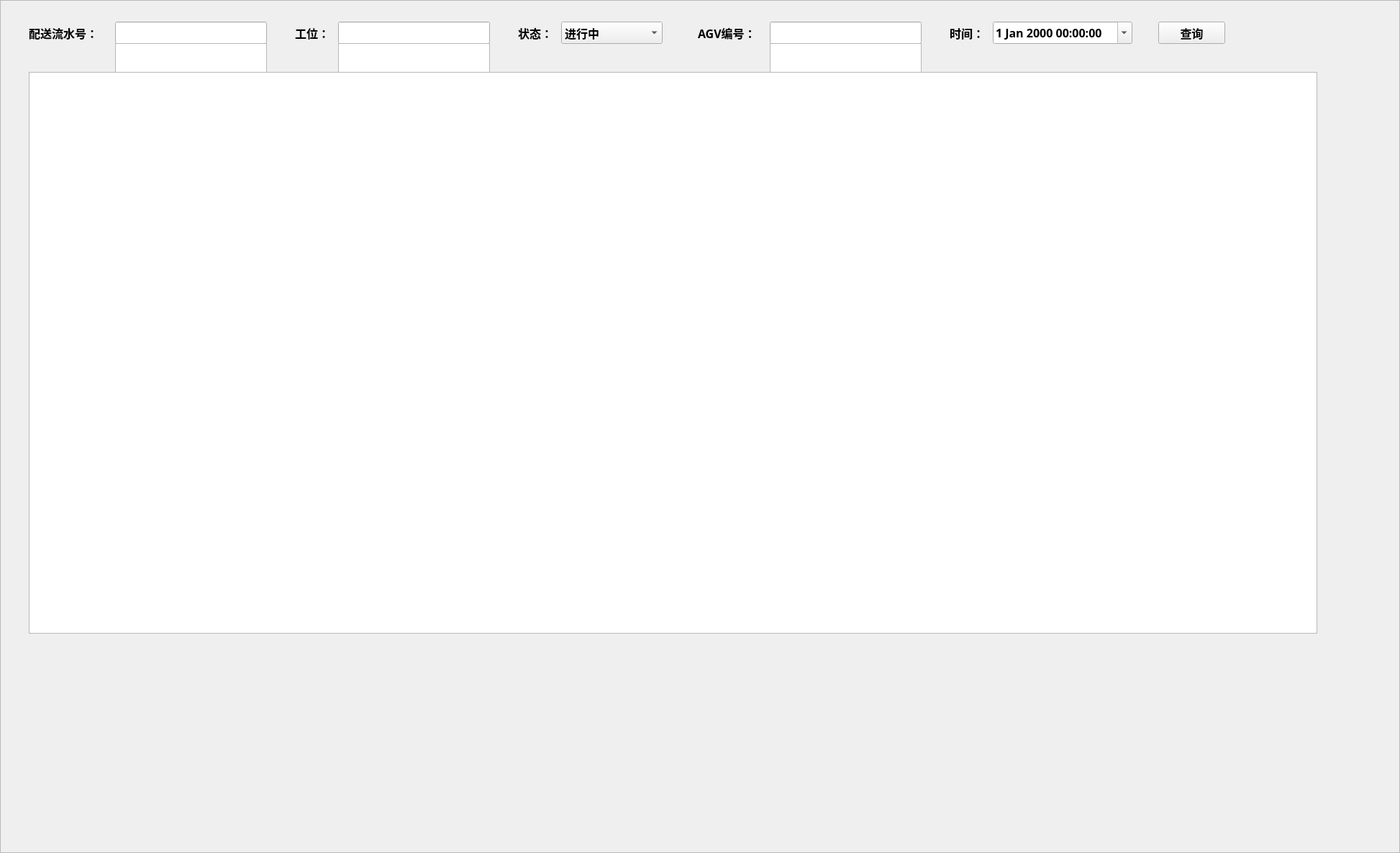
<?xml version="1.0" encoding="UTF-8"?>
<ui version="4.0">
 <class>LogFrame</class>
 <widget class="QFrame" name="LogFrame">
  <property name="geometry">
   <rect>
    <x>0</x>
    <y>0</y>
    <width>1946</width>
    <height>1186</height>
   </rect>
  </property>
  <property name="windowTitle">
   <string>Frame</string>
  </property>
  <property name="styleSheet">
   <string notr="true">QToolTip
{
    border: 1px solid #76797C;
    background-color: rgb(90, 102, 117);;
    color: white;
    padding: 5px;
    opacity: 200;
}

QWidget
{
    color: #eff0f1;
    background-color: #31363b;
    selection-background-color:#3daee9;
    selection-color: #eff0f1;
    background-clip: border;
    border-image: none;
    outline: 0;
}

QWidget:item:hover
{
    background-color: #3daee9;
    color: #eff0f1;
}

QListWidget:item:selected
{
    background-color: blue;
}

QWidget:item:selected
{
    background-color: #3daee9;
}

QCheckBox
{
    spacing: 5px;
    outline: none;
    color: #eff0f1;
    margin-bottom: 2px;
}

QCheckBox:disabled
{
    color: #76797C;
}

QCheckBox::indicator,
QGroupBox::indicator
{
    width: 18px;
    height: 18px;
}
QGroupBox::indicator
{
    margin-left: 2px;
}

QCheckBox::indicator:unchecked
{
    image: url(:/qss_icons/rc/checkbox_unchecked.png);
}

QCheckBox::indicator:unchecked:hover,
QCheckBox::indicator:unchecked:focus,
QCheckBox::indicator:unchecked:pressed,
QGroupBox::indicator:unchecked:hover,
QGroupBox::indicator:unchecked:focus,
QGroupBox::indicator:unchecked:pressed
{
  border: none;
    image: url(:/qss_icons/rc/checkbox_unchecked_focus.png);
}

QCheckBox::indicator:checked
{
    image: url(:/qss_icons/rc/checkbox_checked.png);
}

QCheckBox::indicator:checked:hover,
QCheckBox::indicator:checked:focus,
QCheckBox::indicator:checked:pressed,
QGroupBox::indicator:checked:hover,
QGroupBox::indicator:checked:focus,
QGroupBox::indicator:checked:pressed
{
  border: none;
    image: url(:/qss_icons/rc/checkbox_checked_focus.png);
}


QCheckBox::indicator:indeterminate
{
    image: url(:/qss_icons/rc/checkbox_indeterminate.png);
}

QCheckBox::indicator:indeterminate:focus,
QCheckBox::indicator:indeterminate:hover,
QCheckBox::indicator:indeterminate:pressed
{
    image: url(:/qss_icons/rc/checkbox_indeterminate_focus.png);
}

QCheckBox::indicator:checked:disabled,
QGroupBox::indicator:checked:disabled
{
    image: url(:/qss_icons/rc/checkbox_checked_disabled.png);
}

QCheckBox::indicator:unchecked:disabled,
QGroupBox::indicator:unchecked:disabled
{
    image: url(:/qss_icons/rc/checkbox_unchecked_disabled.png);
}



QMenuBar
{
    background-color: #31363b;
    color: #eff0f1;
}

QMenuBar::item
{
    background: transparent;
}

QMenuBar::item:selected
{
    background: transparent;
    border: 1px solid #76797C;
}

QMenuBar::item:pressed
{
    border: 1px solid #76797C;
    background-color: #3daee9;
    color: #eff0f1;
    margin-bottom:-1px;
    padding-bottom:1px;
}

QMenu
{
    border: 1px solid #76797C;
   
    margin: 2px;
}

QMenu::icon
{
    margin: 5px;
}

QMenu::item
{
    padding: 5px 30px 5px 30px;
    margin-left: 5px;
    border: 1px solid transparent; /* reserve space for selection border */
}

QMenu::item:selected
{
    color: #eff0f1;
}

QMenu::separator {
    height: 2px;
    background: lightblue;
    margin-left: 10px;
    margin-right: 5px;
}

QMenu::indicator {
    width: 18px;
    height: 18px;
}

/* non-exclusive indicator = check box style indicator
   (see QActionGroup::setExclusive) */
QMenu::indicator:non-exclusive:unchecked {
    image: url(:/qss_icons/rc/checkbox_unchecked.png);
}

QMenu::indicator:non-exclusive:unchecked:selected {
    image: url(:/qss_icons/rc/checkbox_unchecked_disabled.png);
}

QMenu::indicator:non-exclusive:checked {
    image: url(:/qss_icons/rc/checkbox_checked.png);
}

QMenu::indicator:non-exclusive:checked:selected {
    image: url(:/qss_icons/rc/checkbox_checked_disabled.png);
}

/* exclusive indicator = radio button style indicator (see QActionGroup::setExclusive) */
QMenu::indicator:exclusive:unchecked {
    image: url(:/qss_icons/rc/radio_unchecked.png);
}

QMenu::indicator:exclusive:unchecked:selected {
    image: url(:/qss_icons/rc/radio_unchecked_disabled.png);
}

QMenu::indicator:exclusive:checked {
    image: url(:/qss_icons/rc/radio_checked.png);
}

QMenu::indicator:exclusive:checked:selected {
    image: url(:/qss_icons/rc/radio_checked_disabled.png);
}

QMenu::right-arrow {
    margin: 5px;
    image: url(:/qss_icons/rc/right_arrow.png)
}


QWidget:disabled
{
    color: #454545;
    background-color: #31363b;
}

QAbstractItemView
{
    alternate-background-color: #31363b;
    color: #eff0f1;
    border: 1px solid 3A3939;
    border-radius: 2px;
}

QWidget:focus, QMenuBar:focus
{
    border: 1px solid #3daee9;
}

QTabWidget:focus, QCheckBox:focus, QRadioButton:focus, QSlider:focus
{
    border: none;
}

QLineEdit
{
    background-color: #232629;
    padding: 5px;
    border-style: solid;
    border: 1px solid #76797C;
    border-radius: 2px;
    color: #eff0f1;
}

QGroupBox {
    border:1px solid #76797C;
    border-radius: 2px;
    margin-top: 20px;
}

QGroupBox::title {
    subcontrol-origin: margin;
    subcontrol-position: top center;
    padding-left: 10px;
    padding-right: 10px;
    padding-top: 10px;
}

QAbstractScrollArea
{
    border-radius: 2px;
    border: 1px solid #76797C;
    background-color: transparent;
}

QScrollBar:horizontal
{
    height: 15px;
    margin: 3px 15px 3px 15px;
    border: 1px transparent #2A2929;
    border-radius: 4px;
    background-color: #2A2929;
}

QScrollBar::handle:horizontal
{
    background-color: #605F5F;
    min-width: 5px;
    border-radius: 4px;
}

QScrollBar::add-line:horizontal
{
    margin: 0px 3px 0px 3px;
    border-image: url(:/qss_icons/rc/right_arrow_disabled.png);
    width: 10px;
    height: 10px;
    subcontrol-position: right;
    subcontrol-origin: margin;
}

QScrollBar::sub-line:horizontal
{
    margin: 0px 3px 0px 3px;
    border-image: url(:/qss_icons/rc/left_arrow_disabled.png);
    height: 10px;
    width: 10px;
    subcontrol-position: left;
    subcontrol-origin: margin;
}

QScrollBar::add-line:horizontal:hover,QScrollBar::add-line:horizontal:on
{
    border-image: url(:/qss_icons/rc/right_arrow.png);
    height: 10px;
    width: 10px;
    subcontrol-position: right;
    subcontrol-origin: margin;
}


QScrollBar::sub-line:horizontal:hover, QScrollBar::sub-line:horizontal:on
{
    border-image: url(:/qss_icons/rc/left_arrow.png);
    height: 10px;
    width: 10px;
    subcontrol-position: left;
    subcontrol-origin: margin;
}

QScrollBar::up-arrow:horizontal, QScrollBar::down-arrow:horizontal
{
    background: none;
}


QScrollBar::add-page:horizontal, QScrollBar::sub-page:horizontal
{
    background: none;
}

QScrollBar:vertical
{
    background-color: #2A2929;
    width: 15px;
    margin: 15px 3px 15px 3px;
    border: 1px transparent #2A2929;
    border-radius: 4px;
}

QScrollBar::handle:vertical
{
    background-color: #605F5F;
    min-height: 5px;
    border-radius: 4px;
}

QScrollBar::sub-line:vertical
{
    margin: 3px 0px 3px 0px;
    border-image: url(:/qss_icons/rc/up_arrow_disabled.png);
    height: 10px;
    width: 10px;
    subcontrol-position: top;
    subcontrol-origin: margin;
}

QScrollBar::add-line:vertical
{
    margin: 3px 0px 3px 0px;
    border-image: url(:/qss_icons/rc/down_arrow_disabled.png);
    height: 10px;
    width: 10px;
    subcontrol-position: bottom;
    subcontrol-origin: margin;
}

QScrollBar::sub-line:vertical:hover,QScrollBar::sub-line:vertical:on
{

    border-image: url(:/qss_icons/rc/up_arrow.png);
    height: 10px;
    width: 10px;
    subcontrol-position: top;
    subcontrol-origin: margin;
}


QScrollBar::add-line:vertical:hover, QScrollBar::add-line:vertical:on
{
    border-image: url(:/qss_icons/rc/down_arrow.png);
    height: 10px;
    width: 10px;
    subcontrol-position: bottom;
    subcontrol-origin: margin;
}

QScrollBar::up-arrow:vertical, QScrollBar::down-arrow:vertical
{
    background: none;
}


QScrollBar::add-page:vertical, QScrollBar::sub-page:vertical
{
    background: none;
}

QTextEdit
{
    background-color: #232629;
    color: #eff0f1;
    border: 1px solid #76797C;
}

QPlainTextEdit
{
    background-color: #232629;;
    color: #eff0f1;
    border-radius: 2px;
    border: 1px solid #76797C;
}

QHeaderView::section
{
    background-color: #76797C;
    color: #eff0f1;
    padding: 5px;
    border: 1px solid #76797C;
}

QSizeGrip {
    image: url(:/qss_icons/rc/sizegrip.png);
    width: 12px;
    height: 12px;
}


QMainWindow::separator
{
    background-color: #31363b;
    color: white;
    padding-left: 4px;
    spacing: 2px;
    border: 1px dashed #76797C;
}

QMainWindow::separator:hover
{

    background-color: #787876;
    color: white;
    padding-left: 4px;
    border: 1px solid #76797C;
    spacing: 2px;
}


QMenu::separator
{
    height: 1px;
    background-color: #76797C;
    color: white;
    padding-left: 4px;
    margin-left: 10px;
    margin-right: 5px;
}


QFrame
{
    border-radius: 2px;
    border: 1px solid #76797C;
}

QFrame[frameShape=&quot;0&quot;]
{
    border-radius: 2px;
    border: 1px transparent #76797C;
}

QStackedWidget
{
    border: 1px transparent black;
}

QToolBar {
    border: 1px transparent #393838;
    background: 1px solid #31363b;
    font-weight: bold;
}

QToolBar::handle:horizontal {
    image: url(:/qss_icons/rc/Hmovetoolbar.png);
}
QToolBar::handle:vertical {
    image: url(:/qss_icons/rc/Vmovetoolbar.png);
}
QToolBar::separator:horizontal {
    image: url(:/qss_icons/rc/Hsepartoolbar.png);
}
QToolBar::separator:vertical {
    image: url(:/qss_icons/rc/Vsepartoolbars.png);
}

QPushButton
{
    color: #eff0f1;
    background-color: #31363b;
    border-width: 1px;
    border-color: #76797C;
    border-style: solid;
    padding: 5px;
    border-radius: 2px;
    outline: none;
}

QPushButton:disabled
{
    background-color: #31363b;
    border-width: 1px;
    border-color: #454545;
    border-style: solid;
    padding-top: 5px;
    padding-bottom: 5px;
    padding-left: 10px;
    padding-right: 10px;
    border-radius: 2px;
    color: #454545;
}

QPushButton:focus {
    background-color: #3daee9;
    color: white;
}

QPushButton:pressed
{
    background-color: #3daee9;
    padding-top: -15px;
    padding-bottom: -17px;
}

QComboBox
{
    selection-background-color: #3daee9;
    border-style: solid;
    border: 1px solid #76797C;
    border-radius: 2px;
    padding: 5px;
    min-width: 75px;
}

QPushButton:checked{
    background-color: #76797C;
    border-color: #6A6969;
}

QComboBox:hover,QPushButton:hover,QAbstractSpinBox:hover,QLineEdit:hover,QTextEdit:hover,QPlainTextEdit:hover,QAbstractView:hover,QTreeView:hover
{
    border: 1px solid #3daee9;
    color: #eff0f1;
}

QComboBox:on
{
    padding-top: 3px;
    padding-left: 4px;
    selection-background-color: #4a4a4a;
}

QComboBox QAbstractItemView
{
    background-color: #232629;
    border-radius: 2px;
    border: 1px solid #76797C;
    selection-background-color: #3daee9;
}

QComboBox::drop-down
{
    subcontrol-origin: padding;
    subcontrol-position: top right;
    width: 15px;

    border-left-width: 0px;
    border-left-color: darkgray;
    border-left-style: solid;
    border-top-right-radius: 3px;
    border-bottom-right-radius: 3px;
}

QComboBox::down-arrow
{
    image: url(:/qss_icons/rc/down_arrow_disabled.png);
}

QComboBox::down-arrow:on, QComboBox::down-arrow:hover,
QComboBox::down-arrow:focus
{
    image: url(:/qss_icons/rc/down_arrow.png);
}

QAbstractSpinBox {
    padding: 5px;
    border: 1px solid #76797C;
    background-color: #232629;
    color: #eff0f1;
    border-radius: 2px;
    min-width: 75px;
}

QAbstractSpinBox:up-button
{
    background-color: transparent;
    subcontrol-origin: border;
    subcontrol-position: center right;
}

QAbstractSpinBox:down-button
{
    background-color: transparent;
    subcontrol-origin: border;
    subcontrol-position: center left;
}

QAbstractSpinBox::up-arrow,QAbstractSpinBox::up-arrow:disabled,QAbstractSpinBox::up-arrow:off {
    image: url(:/qss_icons/rc/up_arrow_disabled.png);
    width: 10px;
    height: 10px;
}
QAbstractSpinBox::up-arrow:hover
{
    image: url(:/qss_icons/rc/up_arrow.png);
}


QAbstractSpinBox::down-arrow,QAbstractSpinBox::down-arrow:disabled,QAbstractSpinBox::down-arrow:off
{
    image: url(:/qss_icons/rc/down_arrow_disabled.png);
    width: 10px;
    height: 10px;
}
QAbstractSpinBox::down-arrow:hover
{
    image: url(:/qss_icons/rc/down_arrow.png);
}




QTabWidget{
    border: 0px transparent black;
}

QTabWidget::pane {
    border: 1px solid #76797C;
    padding: 5px;
    margin: 1px;
}

QTabBar
{
    qproperty-drawBase: 0;
    left: 5px; /* move to the right by 5px */
    border-radius: 3px;
}

QTabBar:focus
{
    border: 0px transparent black;
}

QTabBar::close-button  {
    image: url(:/qss_icons/rc/close.png);
    background: transparent;
}

QTabBar::close-button:hover
{
    image: url(:/qss_icons/rc/close-hover.png);
    background: transparent;
}

QTabBar::close-button:pressed {
    image: url(:/qss_icons/rc/close-pressed.png);
    background: transparent;
}

/* TOP TABS */
QTabBar::tab:top {
    color: #eff0f1;
    border: 1px solid #76797C;
    border-bottom: 1px transparent black;
    background-color: #31363b;
    padding: 5px;
    min-width: 50px;
    border-top-left-radius: 2px;
    border-top-right-radius: 2px;
}

QTabBar::tab:top:!selected
{
    color: #eff0f1;
    background-color: #54575B;
    border: 1px solid #76797C;
    border-bottom: 1px transparent black;
}

QTabBar::tab:top:!selected:hover {
    background-color: #3daee9;
}

/* BOTTOM TABS */
QTabBar::tab:bottom {
    color: #eff0f1;
    border: 1px solid #76797C;
    border-top: 1px transparent black;
    background-color: #31363b;
    padding: 5px;
    border-bottom-left-radius: 2px;
    border-bottom-right-radius: 2px;
    min-width: 50px;
}

QTabBar::tab:bottom:!selected
{
    color: #eff0f1;
    background-color: #54575B;
    border: 1px solid #76797C;
    border-top: 1px transparent black;
    border-bottom-left-radius: 2px;
    border-bottom-right-radius: 2px;
}

QTabBar::tab:bottom:!selected:hover {
    background-color: #3daee9;
}

/* LEFT TABS */
QTabBar::tab:left {
    color: #eff0f1;
    border: 1px solid #76797C;
    border-left: 1px transparent black;
    background-color: #31363b;
    padding: 5px;
    border-top-right-radius: 2px;
    border-bottom-right-radius: 2px;
    min-height: 50px;
}

QTabBar::tab:left:!selected
{
    color: #eff0f1;
    background-color: #54575B;
    border: 1px solid #76797C;
    border-left: 1px transparent black;
    border-top-right-radius: 2px;
    border-bottom-right-radius: 2px;
}

QTabBar::tab:left:!selected:hover {
    background-color: #3daee9;
}


/* RIGHT TABS */
QTabBar::tab:right {
    color: #eff0f1;
    border: 1px solid #76797C;
    border-right: 1px transparent black;
    background-color: #31363b;
    padding: 5px;
    border-top-left-radius: 2px;
    border-bottom-left-radius: 2px;
    min-height: 50px;
}

QTabBar::tab:right:!selected
{
    color: #eff0f1;
    background-color: #54575B;
    border: 1px transparent #76797C;
    border-right: 1px transparent black;
    border-top-left-radius: 0px;
    border-bottom-left-radius: 0px;
}

QTabBar::tab:right:!selected:hover {
    background-color: #3daee9;
}

QTabBar QToolButton::right-arrow:enabled {
     image: url(:/qss_icons/rc/right_arrow.png);
 }

 QTabBar QToolButton::left-arrow:enabled {
     image: url(:/qss_icons/rc/left_arrow.png);
 }

QTabBar QToolButton::right-arrow:disabled {
     image: url(:/qss_icons/rc/right_arrow_disabled.png);
 }

 QTabBar QToolButton::left-arrow:disabled {
     image: url(:/qss_icons/rc/left_arrow_disabled.png);
 }


QDockWidget {
    background: #31363b;
    border: 1px solid #403F3F;
    titlebar-close-icon: url(:/qss_icons/rc/close.png);
    titlebar-normal-icon: url(:/qss_icons/rc/undock.png);
}

QDockWidget::close-button, QDockWidget::float-button {
    border: 1px solid transparent;
    border-radius: 2px;
    background: transparent;
}

QDockWidget::close-button:hover, QDockWidget::float-button:hover {
    background: rgba(255, 255, 255, 10);
}

QDockWidget::close-button:pressed, QDockWidget::float-button:pressed {
    padding: 1px -1px -1px 1px;
    background: rgba(255, 255, 255, 10);
}

QTreeView, QListView
{
    border: 1px solid #76797C;
    background-color: #232629;
}

QTreeView:branch:selected, QTreeView:branch:hover
{
    background: url(:/qss_icons/rc/transparent.png);
}

QTreeView::branch:has-siblings:!adjoins-item {
    border-image: url(:/qss_icons/rc/transparent.png);
}

QTreeView::branch:has-siblings:adjoins-item {
    border-image: url(:/qss_icons/rc/transparent.png);
}

QTreeView::branch:!has-children:!has-siblings:adjoins-item {
    border-image: url(:/qss_icons/rc/transparent.png);
}

QTreeView::branch:has-children:!has-siblings:closed,
QTreeView::branch:closed:has-children:has-siblings {
    image: url(:/qss_icons/rc/branch_closed.png);
}

QTreeView::branch:open:has-children:!has-siblings,
QTreeView::branch:open:has-children:has-siblings  {
    image: url(:/qss_icons/rc/branch_open.png);
}

QTreeView::branch:has-children:!has-siblings:closed:hover,
QTreeView::branch:closed:has-children:has-siblings:hover {
    image: url(:/qss_icons/rc/branch_closed-on.png);
    }

QTreeView::branch:open:has-children:!has-siblings:hover,
QTreeView::branch:open:has-children:has-siblings:hover  {
    image: url(:/qss_icons/rc/branch_open-on.png);
    }

QListView::item:!selected:hover, QListView::item:!selected:hover, QTreeView::item:!selected:hover  {
    background: rgba(0, 0, 0, 0);
    outline: 0;
    color: #eff0f1
}

QListView::item:selected:hover, QListView::item:selected:hover, QTreeView::item:selected:hover  {
    background: #3daee9;
    color: #eff0f1;
}

QSlider::groove:horizontal {
    border: 1px solid #565a5e;
    height: 4px;
    background: #565a5e;
    margin: 0px;
    border-radius: 2px;
}

QSlider::handle:horizontal {
    background: #232629;
    border: 1px solid #565a5e;
    width: 16px;
    height: 16px;
    margin: -8px 0;
    border-radius: 9px;
}

QSlider::groove:vertical {
    border: 1px solid #565a5e;
    width: 4px;
    background: #565a5e;
    margin: 0px;
    border-radius: 3px;
}

QSlider::handle:vertical {
    background: #232629;
    border: 1px solid #565a5e;
    width: 16px;
    height: 16px;
    margin: 0 -8px;
    border-radius: 9px;
}

QToolButton {
    background-color: transparent;
    border: 1px transparent #76797C;
    border-radius: 2px;
    margin: 3px;
    padding: 5px;
}

QToolButton[popupMode=&quot;1&quot;] { /* only for MenuButtonPopup */
 padding-right: 20px; /* make way for the popup button */
 border: 1px #76797C;
 border-radius: 5px;
}

QToolButton[popupMode=&quot;2&quot;] { /* only for InstantPopup */
 padding-right: 10px; /* make way for the popup button */
 border: 1px #76797C;
}


QToolButton:hover, QToolButton::menu-button:hover {
    background-color: transparent;
    border: 1px solid #3daee9;
    padding: 5px;
}

QToolButton:checked, QToolButton:pressed,
        QToolButton::menu-button:pressed {
    background-color: #3daee9;
    border: 1px solid #3daee9;
    padding: 5px;
}

/* the subcontrol below is used only in the InstantPopup or DelayedPopup mode */
QToolButton::menu-indicator {
    image: url(:/qss_icons/rc/down_arrow.png);
    top: -7px; left: -2px; /* shift it a bit */
}

/* the subcontrols below are used only in the MenuButtonPopup mode */
QToolButton::menu-button {
    border: 1px transparent #76797C;
    border-top-right-radius: 6px;
    border-bottom-right-radius: 6px;
    /* 16px width + 4px for border = 20px allocated above */
    width: 16px;
    outline: none;
}

QToolButton::menu-arrow {
    image: url(:/qss_icons/rc/down_arrow.png);
}

QToolButton::menu-arrow:open {
    border: 1px solid #76797C;
}

QPushButton::menu-indicator  {
    subcontrol-origin: padding;
    subcontrol-position: bottom right;
    left: 8px;
}

QTableView
{
    border: 1px solid #76797C;
    gridline-color: #31363b;
    background-color: #232629;
}


QTableView, QHeaderView
{
    border-radius: 0px;
}

QTableView::item:pressed, QListView::item:pressed, QTreeView::item:pressed  {
    background: #3daee9;
    color: #eff0f1;
}

QTableView::item:selected:active, QTreeView::item:selected:active, QListView::item:selected:active  {
    background: #3daee9;
    color: #eff0f1;
}


QHeaderView
{
    background-color: #31363b;
    border: 1px transparent;
    border-radius: 0px;
    margin: 0px;
    padding: 0px;

}

QHeaderView::section  {
    background-color: #31363b;
    color: #eff0f1;
    padding: 5px;
    border: 1px solid #76797C;
    border-radius: 0px;
    text-align: center;
}

QHeaderView::section::vertical::first, QHeaderView::section::vertical::only-one
{
    border-top: 1px solid #76797C;
}

QHeaderView::section::vertical
{
    border-top: transparent;
}

QHeaderView::section::horizontal::first, QHeaderView::section::horizontal::only-one
{
    border-left: 1px solid #76797C;
}

QHeaderView::section::horizontal
{
    border-left: transparent;
}


QHeaderView::section:checked
 {
    color: white;
    background-color: #334e5e;
 }

 /* style the sort indicator */
QHeaderView::down-arrow {
    image: url(:/qss_icons/rc/down_arrow.png);
}

QHeaderView::up-arrow {
    image: url(:/qss_icons/rc/up_arrow.png);
}


QTableCornerButton::section {
    background-color: #31363b;
    border: 1px transparent #76797C;
    border-radius: 0px;
}

QToolBox  {
    padding: 5px;
    border: 1px transparent black;
}

QToolBox::tab {
    color: #eff0f1;
    background-color: #31363b;
    border: 1px solid #76797C;
    border-bottom: 1px transparent #31363b;
    border-top-left-radius: 5px;
    border-top-right-radius: 5px;
}

QToolBox::tab:selected { /* italicize selected tabs */
    font: italic;
    background-color: #31363b;
    border-color: #3daee9;
 }

QStatusBar::item {
    border: 1px solid #76797C;
    border-radius: 2px;
 }


QFrame[height=&quot;3&quot;], QFrame[width=&quot;3&quot;] {
    background-color: #76797C;
}


QSplitter::handle {
    border: 1px dashed #76797C;
}

QSplitter::handle:hover {
    background-color: #787876;
    border: 1px solid #76797C;
}

QSplitter::handle:horizontal {
    width: 1px;
}

QSplitter::handle:vertical {
    height: 1px;
}

QProgressBar {
    border: 1px solid #76797C;
    border-radius: 5px;
    text-align: center;
}

QProgressBar::chunk {
    background-color: #05B8CC;
}</string>
  </property>
  <property name="frameShape">
   <enum>QFrame::StyledPanel</enum>
  </property>
  <property name="frameShadow">
   <enum>QFrame::Raised</enum>
  </property>
  <widget class="QLabel" name="label">
   <property name="geometry">
    <rect>
     <x>40</x>
     <y>30</y>
     <width>121</width>
     <height>31</height>
    </rect>
   </property>
   <property name="font">
    <font>
     <family>微软雅黑</family>
     <pointsize>12</pointsize>
     <weight>75</weight>
     <bold>true</bold>
    </font>
   </property>
   <property name="text">
    <string>配送流水号：</string>
   </property>
  </widget>
  <widget class="QLineEdit" name="flowNumberText">
   <property name="geometry">
    <rect>
     <x>160</x>
     <y>30</y>
     <width>211</width>
     <height>31</height>
    </rect>
   </property>
   <property name="font">
    <font>
     <family>微软雅黑</family>
     <pointsize>14</pointsize>
    </font>
   </property>
  </widget>
  <widget class="QLabel" name="label_2">
   <property name="geometry">
    <rect>
     <x>410</x>
     <y>30</y>
     <width>61</width>
     <height>31</height>
    </rect>
   </property>
   <property name="font">
    <font>
     <family>微软雅黑</family>
     <pointsize>12</pointsize>
     <weight>75</weight>
     <bold>true</bold>
    </font>
   </property>
   <property name="text">
    <string>工位：</string>
   </property>
  </widget>
  <widget class="QLineEdit" name="workNumberText">
   <property name="geometry">
    <rect>
     <x>470</x>
     <y>30</y>
     <width>211</width>
     <height>31</height>
    </rect>
   </property>
   <property name="font">
    <font>
     <family>微软雅黑</family>
     <pointsize>14</pointsize>
    </font>
   </property>
  </widget>
  <widget class="QLabel" name="label_3">
   <property name="geometry">
    <rect>
     <x>720</x>
     <y>30</y>
     <width>61</width>
     <height>31</height>
    </rect>
   </property>
   <property name="font">
    <font>
     <family>微软雅黑</family>
     <pointsize>12</pointsize>
     <weight>75</weight>
     <bold>true</bold>
    </font>
   </property>
   <property name="text">
    <string>状态：</string>
   </property>
  </widget>
  <widget class="QComboBox" name="comboBox">
   <property name="geometry">
    <rect>
     <x>780</x>
     <y>30</y>
     <width>141</width>
     <height>31</height>
    </rect>
   </property>
   <property name="font">
    <font>
     <family>微软雅黑</family>
     <pointsize>12</pointsize>
     <weight>75</weight>
     <bold>true</bold>
    </font>
   </property>
   <item>
    <property name="text">
     <string>进行中</string>
    </property>
   </item>
   <item>
    <property name="text">
     <string>等待中</string>
    </property>
   </item>
   <item>
    <property name="text">
     <string>已完成</string>
    </property>
   </item>
  </widget>
  <widget class="QLabel" name="label_4">
   <property name="geometry">
    <rect>
     <x>970</x>
     <y>30</y>
     <width>101</width>
     <height>31</height>
    </rect>
   </property>
   <property name="font">
    <font>
     <family>微软雅黑</family>
     <pointsize>12</pointsize>
     <weight>75</weight>
     <bold>true</bold>
    </font>
   </property>
   <property name="text">
    <string>AGV编号：</string>
   </property>
  </widget>
  <widget class="QLineEdit" name="agvNumberText">
   <property name="geometry">
    <rect>
     <x>1070</x>
     <y>30</y>
     <width>211</width>
     <height>31</height>
    </rect>
   </property>
   <property name="font">
    <font>
     <family>微软雅黑</family>
     <pointsize>14</pointsize>
    </font>
   </property>
  </widget>
  <widget class="QLabel" name="label_5">
   <property name="geometry">
    <rect>
     <x>1320</x>
     <y>30</y>
     <width>61</width>
     <height>31</height>
    </rect>
   </property>
   <property name="font">
    <font>
     <family>微软雅黑</family>
     <pointsize>12</pointsize>
     <weight>75</weight>
     <bold>true</bold>
    </font>
   </property>
   <property name="text">
    <string>时间：</string>
   </property>
  </widget>
  <widget class="QDateTimeEdit" name="dateTimeEdit">
   <property name="geometry">
    <rect>
     <x>1380</x>
     <y>30</y>
     <width>194</width>
     <height>31</height>
    </rect>
   </property>
   <property name="font">
    <font>
     <family>微软雅黑</family>
     <pointsize>12</pointsize>
     <weight>75</weight>
     <bold>true</bold>
    </font>
   </property>
   <property name="accelerated">
    <bool>true</bool>
   </property>
   <property name="showGroupSeparator" stdset="0">
    <bool>true</bool>
   </property>
   <property name="calendarPopup">
    <bool>true</bool>
   </property>
  </widget>
  <widget class="QPushButton" name="pushButton">
   <property name="geometry">
    <rect>
     <x>1610</x>
     <y>30</y>
     <width>93</width>
     <height>31</height>
    </rect>
   </property>
   <property name="font">
    <font>
     <family>微软雅黑</family>
     <pointsize>12</pointsize>
     <weight>75</weight>
     <bold>true</bold>
    </font>
   </property>
   <property name="text">
    <string>查询</string>
   </property>
  </widget>
  <widget class="QListWidget" name="flowNumberList">
   <property name="geometry">
    <rect>
     <x>160</x>
     <y>60</y>
     <width>211</width>
     <height>131</height>
    </rect>
   </property>
  </widget>
  <widget class="QListWidget" name="workNumberList">
   <property name="geometry">
    <rect>
     <x>470</x>
     <y>60</y>
     <width>211</width>
     <height>131</height>
    </rect>
   </property>
  </widget>
  <widget class="QListWidget" name="agvNumberList">
   <property name="geometry">
    <rect>
     <x>1070</x>
     <y>60</y>
     <width>211</width>
     <height>101</height>
    </rect>
   </property>
   <property name="styleSheet">
    <string notr="true">QListWidget::item:hover{
	background-color: rgb(170, 0, 255);
	color: rgb(0, 0, 255);
}

</string>
   </property>
  </widget>
  <widget class="QTableView" name="logTable">
   <property name="geometry">
    <rect>
     <x>40</x>
     <y>100</y>
     <width>1791</width>
     <height>781</height>
    </rect>
   </property>
   <property name="font">
    <font>
     <pointsize>14</pointsize>
    </font>
   </property>
  </widget>
 </widget>
 <resources/>
 <connections/>
</ui>
